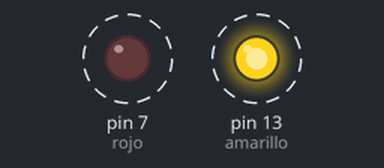
Bench run of a sketch on a simulated Arduino Uno, built with avr-gcc and run on an emulated ATmega328P. On the bench: output pins drawn as LEDs (lit = HIGH). Dashed ring = blinking.

Above: at 0.05 s.
Timing chart, 0 to 3.0 s (numbered marks = the images above):
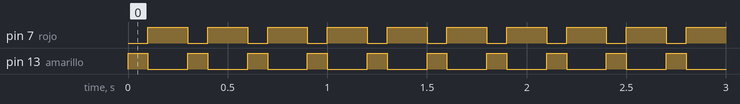

Measured:
- by itself, pin 7 (rojo): alternates HIGH for 0.20 s and LOW for 0.10 s
- by itself, pin 13 (amarillo): alternates HIGH for 0.10 s and LOW for 0.20 s

The sketch:

ejem1.ino
```cpp
int amarillo = 13;
int milisegundos  = 100;
int rojo = 7;


void setup()
{
  pinMode(amarillo, OUTPUT);
  pinMode(rojo, OUTPUT);
}

void loop()
{
  digitalWrite(amarillo, HIGH);
  digitalWrite(rojo, LOW);
  delay(milisegundos);

  digitalWrite(amarillo, LOW);
  digitalWrite(rojo, HIGH);
  delay(milisegundos*2);


}
```
